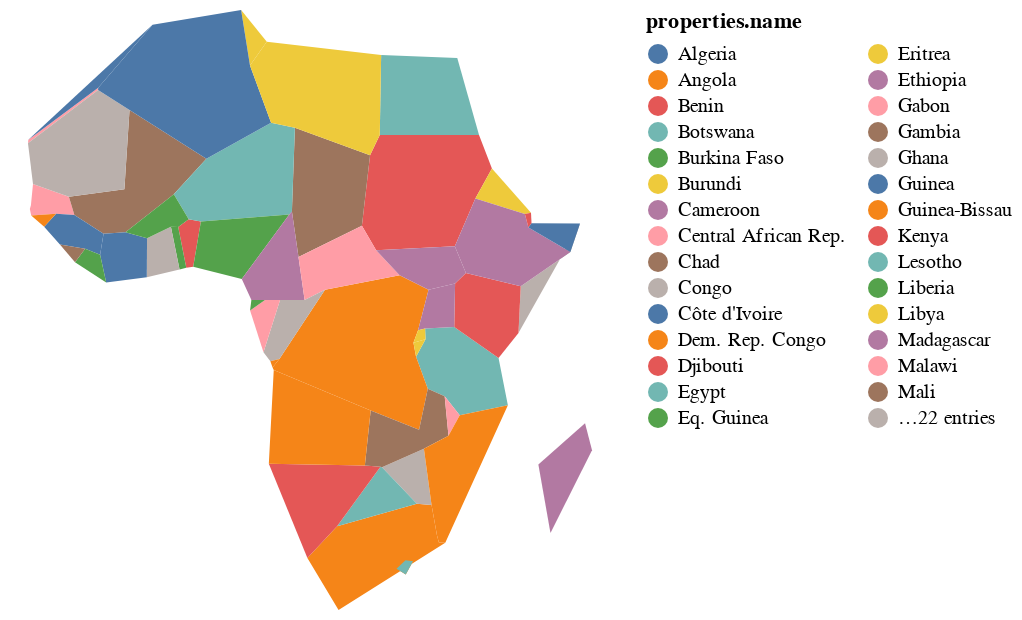

This figure's notebook cell:
### Code cell
topo.to_alt(color='properties.name:N')

### Figure 1 — Vega-Lite specification as saved in the notebook (floating-point values rounded to 4 significant figures; data arrays with more than 128 entries replaced by an {"elided": "..."} marker saying what was removed)
{"config": {"view": {"continuousWidth": 400, "continuousHeight": 300}}, "data": {"name": "data-f811bdd03136dc17114694f57567476a", "format": {"feature": "data", "type": "topojson"}}, "mark": "geoshape", "encoding": {"color": {"type": "nominal", "field": "properties.name", "legend": {"columns": 2}}, "tooltip": [{"type": "nominal", "field": "properties.name"}]}, "projection": {"reflectY": true, "type": "identity"}, "width": 300, "$schema": "https://vega.github.io/schema/vega-lite/v4.8.1.json", "datasets": {"data-f811bdd03136dc17114694f57567476a": {"type": "Topology", "objects": {"data": {"geometries": [{"id": "1", "type": "Polygon", "properties": {"continent": "Africa", "gdp_md_est": 150600.0, "iso_a3": "TZA", "name": "Tanzania", "pop_est": 53950935}, "bbox": [29.34, -11.72, 40.32, -0.95], "arcs": [[-6, 0, -84, -82, -77, -3, -100, -140, -137]]}, {"id": "2", "type": "Polygon", "properties": {"continent": "Africa", "gdp_md_est": 906.5, "iso_a3": "ESH", "name": "W. Sahara", "pop_est": 603253}, "bbox": [-17.06, 21.0, -8.665, 27.66], "arcs": [[-106, -22, 1, -115]]}, {"id": "11", "type": "Polygon", "properties": {"continent": "Africa", "gdp_md_est": 66010.0, "iso_a3": "COD", "name": "Dem. Rep. Congo", "pop_est": 83301151}, "bbox": [12.18, -13.26, 31.17, 5.256], "arcs": [[2, -81, -96, 3, -93, -67, -63, -144, -138, -142, -101]]}, {"id": "12", "type": "Polygon", "properties": {"continent": "Africa", "gdp_md_est": 4719.0, "iso_a3": "SOM", "name": "Somalia", "pop_est": 7531386}, "bbox": [40.98, -1.683, 51.13, 12.02], "arcs": [[-7, -126, -133, 4]]}, {"id": "13", "type": "Polygon", "properties": {"continent": "Africa", "gdp_md_est": 152700.0, "iso_a3": "KEN", "name": "Kenya", "pop_est": 47615739}, "bbox": [33.89, -4.677, 41.86, 5.506], "arcs": [[5, -139, -148, -127, 6, 7]]}, {"id": "14", "type": "Polygon", "properties": {"continent": "Africa", "gdp_md_est": 176300.0, "iso_a3": "SDN", "name": "Sudan", "pop_est": 37345935}, "bbox": [21.94, 8.229, 38.41, 22.0], "arcs": [[-66, -10, -119, -117, 8, -112, -128, -146]]}, {"id": "15", "type": "Polygon", "properties": {"continent": "Africa", "gdp_md_est": 30590.0, "iso_a3": "TCD", "name": "Chad", "pop_est": 12075985}, "bbox": [13.54, 7.422, 23.89, 23.41], "arcs": [[9, -65, -33, -27, -120]]}, {"id": "25", "type": "Polygon", "properties": {"continent": "Africa", "gdp_md_est": 739100.0, "iso_a3": "ZAF", "name": "South Africa", "pop_est": 54841552}, "bbox": [16.34, -34.82, 32.83, -22.09], "arcs": [[-16, -14, -13, -87, -91, -86, 10], [11]]}, {"id": "26", "type": "Polygon", "properties": {"continent": "Africa", "gdp_md_est": 6019.0, "iso_a3": "LSO", "name": "Lesotho", "pop_est": 1958042}, "bbox": [27.0, -30.65, 29.33, -28.65], "arcs": [[11]]}, {"id": "48", "type": "Polygon", "properties": {"continent": "Africa", "gdp_md_est": 28330.0, "iso_a3": "ZWE", "name": "Zimbabwe", "pop_est": 13805084}, "bbox": [25.26, -22.27, 32.85, -15.51], "arcs": [[12, -15, -78, -88]]}, {"id": "49", "type": "Polygon", "properties": {"continent": "Africa", "gdp_md_est": 35900.0, "iso_a3": "BWA", "name": "Botswana", "pop_est": 2214858}, "bbox": [19.9, -26.83, 29.43, -17.66], "arcs": [[13, -18, -79, 14]]}, {"id": "50", "type": "Polygon", "properties": {"continent": "Africa", "gdp_md_est": 25990.0, "iso_a3": "NAM", "name": "Namibia", "pop_est": 2484780}, "bbox": [11.73, -29.05, 25.08, -16.94], "arcs": [[15, 16, -98, -80, 17]]}, {"id": "51", "type": "Polygon", "properties": {"continent": "Africa", "gdp_md_est": 39720.0, "iso_a3": "SEN", "name": "Senegal", "pop_est": 14668522}, "bbox": [-17.63, 12.33, -11.47, 16.6], "arcs": [[18, -24, -21, -44, -48, 19, -103]]}, {"id": "52", "type": "Polygon", "properties": {"continent": "Africa", "gdp_md_est": 38090.0, "iso_a3": "MLI", "name": "Mali", "pop_est": 17885245}, "bbox": [-12.17, 10.1, 4.27, 24.97], "arcs": [[20, -23, -110, -29, -57, -41, -45]]}, {"id": "53", "type": "Polygon", "properties": {"continent": "Africa", "gdp_md_est": 16710.0, "iso_a3": "MRT", "name": "Mauritania", "pop_est": 3758571}, "bbox": [-17.06, 14.62, -4.923, 27.4], "arcs": [[21, -111, 22, 23, 24]]}, {"id": "54", "type": "Polygon", "properties": {"continent": "Africa", "gdp_md_est": 24310.0, "iso_a3": "BEN", "name": "Benin", "pop_est": 11038805}, "bbox": [0.7723, 6.142, 3.797, 12.24], "arcs": [[25, -37, -59, -28, -30]]}, {"id": "55", "type": "Polygon", "properties": {"continent": "Africa", "gdp_md_est": 20150.0, "iso_a3": "NER", "name": "Niger", "pop_est": 19245344}, "bbox": [0.2956, 11.66, 15.9, 23.47], "arcs": [[26, -36, -31, 27, -58, 28, -109, -121]]}, {"id": "56", "type": "Polygon", "properties": {"continent": "Africa", "gdp_md_est": 1089000.0, "iso_a3": "NGA", "name": "Nigeria", "pop_est": 190632261}, "bbox": [2.692, 4.241, 14.58, 13.87], "arcs": [[29, 30, -35, 31]]}, {"id": "57", "type": "Polygon", "properties": {"continent": "Africa", "gdp_md_est": 77240.0, "iso_a3": "CMR", "name": "Cameroon", "pop_est": 24994885}, "bbox": [8.489, 1.728, 16.01, 12.86], "arcs": [[32, -64, -69, -71, -74, 33, 34, 35]]}, {"id": "58", "type": "Polygon", "properties": {"continent": "Africa", "gdp_md_est": 11610.0, "iso_a3": "TGO", "name": "Togo", "pop_est": 7965055}, "bbox": [-0.04978, 5.929, 1.865, 11.02], "arcs": [[36, 37, -39, -60]]}, {"id": "59", "type": "Polygon", "properties": {"continent": "Africa", "gdp_md_est": 120800.0, "iso_a3": "GHA", "name": "Ghana", "pop_est": 27499924}, "bbox": [-3.244, 4.71, 1.06, 11.1], "arcs": [[38, 39, -42, -61]]}, {"id": "60", "type": "Polygon", "properties": {"continent": "Africa", "gdp_md_est": 87120.0, "iso_a3": "CIV", "name": "Côte d'Ivoire", "pop_est": 24184810}, "bbox": [-8.603, 4.338, -2.562, 10.52], "arcs": [[40, -62, 41, 42, -51, -46]]}, {"id": "61", "type": "Polygon", "properties": {"continent": "Africa", "gdp_md_est": 16080.0, "iso_a3": "GIN", "name": "Guinea", "pop_est": 12413867}, "bbox": [-15.13, 7.309, -7.832, 12.59], "arcs": [[43, 44, 45, -53, -54, 46, -49]]}, {"id": "62", "type": "Polygon", "properties": {"continent": "Africa", "gdp_md_est": 2851.0, "iso_a3": "GNB", "name": "Guinea-Bissau", "pop_est": 1792338}, "bbox": [-16.68, 11.04, -13.7, 12.63], "arcs": [[47, 48, 49]]}, {"id": "63", "type": "Polygon", "properties": {"continent": "Africa", "gdp_md_est": 3881.0, "iso_a3": "LBR", "name": "Liberia", "pop_est": 4689021}, "bbox": [-11.44, 4.356, -7.54, 8.541], "arcs": [[50, 51, -55, 52]]}, {"id": "64", "type": "Polygon", "properties": {"continent": "Africa", "gdp_md_est": 10640.0, "iso_a3": "SLE", "name": "Sierra Leone", "pop_est": 6163195}, "bbox": [-13.25, 6.786, -10.23, 10.05], "arcs": [[53, 54, 55]]}, {"id": "65", "type": "Polygon", "properties": {"continent": "Africa", "gdp_md_est": 32990.0, "iso_a3": "BFA", "name": "Burkina Faso", "pop_est": 20107509}, "bbox": [-5.471, 9.611, 2.177, 15.12], "arcs": [[56, 57, 58, 59, 60, 61]]}, {"id": "66", "type": "Polygon", "properties": {"continent": "Africa", "gdp_md_est": 3206.0, "iso_a3": "CAF", "name": "Central African Rep.", "pop_est": 5625118}, "bbox": [14.46, 2.268, 27.37, 11.14], "arcs": [[62, -70, 63, 64, 65, -145]]}, {"id": "67", "type": "Polygon", "properties": {"continent": "Africa", "gdp_md_est": 30270.0, "iso_a3": "COG", "name": "Congo", "pop_est": 4954674}, "bbox": [11.09, -5.038, 18.45, 3.728], "arcs": [[66, -95, 67, -72, 68, 69]]}, {"id": "68", "type": "Polygon", "properties": {"continent": "Africa", "gdp_md_est": 35980.0, "iso_a3": "GAB", "name": "Gabon", "pop_est": 1772255}, "bbox": [8.798, -3.979, 14.43, 2.327], "arcs": [[70, 71, 72, -75]]}, {"id": "69", "type": "Polygon", "properties": {"continent": "Africa", "gdp_md_est": 31770.0, "iso_a3": "GNQ", "name": "Eq. Guinea", "pop_est": 778358}, "bbox": [9.306, 1.01, 11.29, 2.284], "arcs": [[73, 74, 75]]}, {"id": "70", "type": "Polygon", "properties": {"continent": "Africa", "gdp_md_est": 65170.0, "iso_a3": "ZMB", "name": "Zambia", "pop_est": 15972000}, "bbox": [21.89, -17.96, 33.49, -8.238], "arcs": [[76, -83, -89, 77, 78, 79, -97, 80]]}, {"id": "71", "type": "Polygon", "properties": {"continent": "Africa", "gdp_md_est": 21200.0, "iso_a3": "MWI", "name": "Malawi", "pop_est": 19196246}, "bbox": [32.69, -16.8, 35.77, -9.231], "arcs": [[81, -90, 82]]}, {"id": "72", "type": "Polygon", "properties": {"continent": "Africa", "gdp_md_est": 35010.0, "iso_a3": "MOZ", "name": "Mozambique", "pop_est": 26573706}, "bbox": [30.18, -26.74, 40.78, -10.32], "arcs": [[83, 84, 85, -92, 86, 87, 88, 89]]}, {"id": "73", "type": "Polygon", "properties": {"continent": "Africa", "gdp_md_est": 11060.0, "iso_a3": "SWZ", "name": "eSwatini", "pop_est": 1467152}, "bbox": [30.68, -27.29, 32.07, -25.66], "arcs": [[90, 91]]}, {"id": "74", "type": "MultiPolygon", "properties": {"continent": "Africa", "gdp_md_est": 189000.0, "iso_a3": "AGO", "name": "Angola", "pop_est": 29310273}, "bbox": [11.64, -17.93, 24.08, -4.438], "arcs": [[[92, 93, 94]], [[95, 96, 97, 98]]]}, {"id": "75", "type": "Polygon", "properties": {"continent": "Africa", "gdp_md_est": 7892.0, "iso_a3": "BDI", "name": "Burundi", "pop_est": 11466756}, "bbox": [29.02, -4.5, 30.75, -2.348], "arcs": [[99, 100, -141]]}, {"id": "78", "type": "Polygon", "properties": {"continent": "Africa", "gdp_md_est": 36860.0, "iso_a3": "MDG", "name": "Madagascar", "pop_est": 25054161}, "bbox": [43.25, -25.6, 50.48, -12.04], "arcs": [[101]]}, {"id": "80", "type": "Polygon", "properties": {"continent": "Africa", "gdp_md_est": 3387.0, "iso_a3": "GMB", "name": "Gambia", "pop_est": 2051363}, "bbox": [-16.84, 13.13, -13.84, 13.88], "arcs": [[102, 103]]}, {"id": "81", "type": "Polygon", "properties": {"continent": "Africa", "gdp_md_est": 130800.0, "iso_a3": "TUN", "name": "Tunisia", "pop_est": 11403800}, "bbox": [7.524, 30.31, 11.49, 37.35], "arcs": [[-108, 104, -123]]}, {"id": "82", "type": "Polygon", "properties": {"continent": "Africa", "gdp_md_est": 609400.0, "iso_a3": "DZA", "name": "Algeria", "pop_est": 40969443}, "bbox": [-8.684, 19.06, 12.0, 37.12], "arcs": [[105, -114, 106, 107, -122, 108, 109, 110]]}, {"id": "154", "type": "Polygon", "properties": {"continent": "Africa", "gdp_md_est": 9169.0, "iso_a3": "ERI", "name": "Eritrea", "pop_est": 5918919}, "bbox": [36.32, 12.46, 43.08, 18.0], "arcs": [[111, 112, -130, -129]]}, {"id": "162", "type": "Polygon", "properties": {"continent": "Africa", "gdp_md_est": 282800.0, "iso_a3": "MAR", "name": "Morocco", "pop_est": 33986655}, "bbox": [-17.02, 21.42, -1.125, 35.76], "arcs": [[113, 114, 115]]}, {"id": "163", "type": "Polygon", "properties": {"continent": "Africa", "gdp_md_est": 1105000.0, "iso_a3": "EGY", "name": "Egypt", "pop_est": 97041072}, "bbox": [24.7, 22.0, 36.87, 31.59], "arcs": [[116, -125, 117]]}, {"id": "164", "type": "Polygon", "properties": {"continent": "Africa", "gdp_md_est": 90890.0, "iso_a3": "LBY", "name": "Libya", "pop_est": 6653210}, "bbox": [9.319, 19.58, 25.16, 33.14], "arcs": [[118, 119, 120, 121, 122, 123, 124]]}, {"id": "165", "type": "Polygon", "properties": {"continent": "Africa", "gdp_md_est": 174700.0, "iso_a3": "ETH", "name": "Ethiopia", "pop_est": 105350020}, "bbox": [32.95, 3.422, 47.79, 14.96], "arcs": [[125, 126, -147, 127, 128, -132, -134]]}, {"id": "166", "type": "Polygon", "properties": {"continent": "Africa", "gdp_md_est": 3345.0, "iso_a3": "DJI", "name": "Djibouti", "pop_est": 865267}, "bbox": [41.66, 10.93, 43.32, 12.7], "arcs": [[129, 130, -135, 131]]}, {"id": "167", "type": "Polygon", "properties": {"continent": "Africa", "gdp_md_est": 12250.0, "iso_a3": "-99", "name": "Somaliland", "pop_est": 3500000}, "bbox": [42.56, 7.997, 48.95, 11.46], "arcs": [[132, 133, 134, 135]]}, {"id": "168", "type": "Polygon", "properties": {"continent": "Africa", "gdp_md_est": 84930.0, "iso_a3": "UGA", "name": "Uganda", "pop_est": 39570125}, "bbox": [29.58, -1.443, 35.04, 4.25], "arcs": [[136, -143, 137, -149, 138]]}, {"id": "169", "type": "Polygon", "properties": {"continent": "Africa", "gdp_md_est": 21970.0, "iso_a3": "RWA", "name": "Rwanda", "pop_est": 11901484}, "bbox": [29.02, -2.918, 30.82, -1.135], "arcs": [[139, 140, 141, 142]]}, {"id": "176", "type": "Polygon", "properties": {"continent": "Africa", "gdp_md_est": 20880.0, "iso_a3": "SSD", "name": "S. Sudan", "pop_est": 13026129}, "bbox": [23.89, 3.509, 35.3, 12.25], "arcs": [[143, 144, 145, 146, 147, 148]]}], "type": "GeometryCollection"}}, "bbox": [-17.63, -34.82, 51.13, 37.35], "transform": {"scale": [6.876e-05, 7.217e-05], "translate": [-17.63, -34.82]}, "arcs": {"elided": "149 rows, 616 int values in total"}}}}
